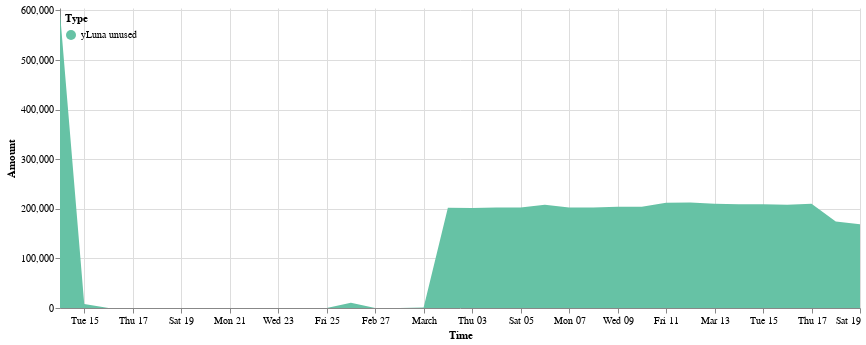

The code cell stored with this chart in its notebook:
### Code cell
cp.get_yluna_time_area_chart(ydp.asset_unused, 
               alt.Scale(scheme='set2'),
               min_date = ydp.asset_unused.Time.min(),
               max_date = ydp.asset_unused.Time.max(),
               top_padding = 10000
        ).properties(width=800).configure_view(strokeOpacity=0)

### Figure 1 — Vega-Lite specification as saved in the notebook (floating-point values rounded to 4 significant figures)
{"config": {"view": {"continuousWidth": 400, "continuousHeight": 300, "strokeOpacity": 0}}, "data": {"name": "data-2e54a455a07ecc4afee8a8560cd8b455"}, "mark": "area", "encoding": {"color": {"field": "Type", "legend": {"direction": "vertical", "legendY": 0, "orient": "none", "padding": 5}, "scale": {"scheme": "set2"}, "type": "nominal"}, "tooltip": [{"field": "Time", "format": "%Y-%m-%d", "type": "temporal"}, {"field": "Type", "type": "nominal"}, {"field": "Amount (millions)", "type": "nominal"}], "x": {"field": "Time", "scale": {"domain": ["2022-02-14", "2022-03-19"]}, "type": "temporal"}, "y": {"field": "Amount", "scale": {"domain": [0, 604900.0]}, "type": "quantitative"}}, "width": 800, "$schema": "https://vega.github.io/schema/vega-lite/v4.17.0.json", "datasets": {"data-2e54a455a07ecc4afee8a8560cd8b455": [{"Time": "2022-02-14", "Amount signed": 890600.0, "Amount": 594900.0, "Type": "yLuna unused", "Amount (millions)": "0.59M"}, {"Time": "2022-02-15", "Amount signed": 213600.0, "Amount": 7842.0, "Type": "yLuna unused", "Amount (millions)": "0.01M"}, {"Time": "2022-02-16", "Amount signed": 36280.0, "Amount": 0.0, "Type": "yLuna unused", "Amount (millions)": "0.0M"}, {"Time": "2022-02-17", "Amount signed": 390600.0, "Amount": 0.0, "Type": "yLuna unused", "Amount (millions)": "0.0M"}, {"Time": "2022-02-18", "Amount signed": 19640.0, "Amount": 0.0, "Type": "yLuna unused", "Amount (millions)": "0.0M"}, {"Time": "2022-02-19", "Amount signed": 9064.0, "Amount": 0.0, "Type": "yLuna unused", "Amount (millions)": "0.0M"}, {"Time": "2022-02-20", "Amount signed": 5244.0, "Amount": 0.0, "Type": "yLuna unused", "Amount (millions)": "0.0M"}, {"Time": "2022-02-21", "Amount signed": -5322.0, "Amount": 0.0, "Type": "yLuna unused", "Amount (millions)": "0.0M"}, {"Time": "2022-02-22", "Amount signed": 2106.0, "Amount": 0.0, "Type": "yLuna unused", "Amount (millions)": "0.0M"}, {"Time": "2022-02-23", "Amount signed": 4917.0, "Amount": 0.0, "Type": "yLuna unused", "Amount (millions)": "0.0M"}, {"Time": "2022-02-24", "Amount signed": 59.87, "Amount": 0.0, "Type": "yLuna unused", "Amount (millions)": "0.0M"}, {"Time": "2022-02-25", "Amount signed": 4428.0, "Amount": 0.0, "Type": "yLuna unused", "Amount (millions)": "0.0M"}, {"Time": "2022-02-26", "Amount signed": 32790.0, "Amount": 10610.0, "Type": "yLuna unused", "Amount (millions)": "0.01M"}, {"Time": "2022-02-27", "Amount signed": 862.6, "Amount": 0.0, "Type": "yLuna unused", "Amount (millions)": "0.0M"}, {"Time": "2022-02-28", "Amount signed": -740.1, "Amount": 0.0, "Type": "yLuna unused", "Amount (millions)": "0.0M"}, {"Time": "2022-03-01", "Amount signed": -406.1, "Amount": 1110.0, "Type": "yLuna unused", "Amount (millions)": "0.0M"}, {"Time": "2022-03-02", "Amount signed": 201300.0, "Amount": 202000.0, "Type": "yLuna unused", "Amount (millions)": "0.2M"}, {"Time": "2022-03-03", "Amount signed": 1108.0, "Amount": 201700.0, "Type": "yLuna unused", "Amount (millions)": "0.2M"}, {"Time": "2022-03-04", "Amount signed": 2958.0, "Amount": 202800.0, "Type": "yLuna unused", "Amount (millions)": "0.2M"}, {"Time": "2022-03-05", "Amount signed": 8203.0, "Amount": 202800.0, "Type": "yLuna unused", "Amount (millions)": "0.2M"}, {"Time": "2022-03-06", "Amount signed": 35120.0, "Amount": 208400.0, "Type": "yLuna unused", "Amount (millions)": "0.21M"}, {"Time": "2022-03-07", "Amount signed": 267300.0, "Amount": 202600.0, "Type": "yLuna unused", "Amount (millions)": "0.2M"}, {"Time": "2022-03-08", "Amount signed": 97090.0, "Amount": 202400.0, "Type": "yLuna unused", "Amount (millions)": "0.2M"}, {"Time": "2022-03-09", "Amount signed": 257800.0, "Amount": 204000.0, "Type": "yLuna unused", "Amount (millions)": "0.2M"}, {"Time": "2022-03-10", "Amount signed": 65280.0, "Amount": 204300.0, "Type": "yLuna unused", "Amount (millions)": "0.2M"}, {"Time": "2022-03-11", "Amount signed": 418900.0, "Amount": 212300.0, "Type": "yLuna unused", "Amount (millions)": "0.21M"}, {"Time": "2022-03-12", "Amount signed": 28830.0, "Amount": 212600.0, "Type": "yLuna unused", "Amount (millions)": "0.21M"}, {"Time": "2022-03-13", "Amount signed": 21950.0, "Amount": 210200.0, "Type": "yLuna unused", "Amount (millions)": "0.21M"}, {"Time": "2022-03-14", "Amount signed": 7963.0, "Amount": 209100.0, "Type": "yLuna unused", "Amount (millions)": "0.21M"}, {"Time": "2022-03-15", "Amount signed": 52620.0, "Amount": 209400.0, "Type": "yLuna unused", "Amount (millions)": "0.21M"}, {"Time": "2022-03-16", "Amount signed": 29290.0, "Amount": 208300.0, "Type": "yLuna unused", "Amount (millions)": "0.21M"}, {"Time": "2022-03-17", "Amount signed": 47490.0, "Amount": 210300.0, "Type": "yLuna unused", "Amount (millions)": "0.21M"}, {"Time": "2022-03-18", "Amount signed": 51070.0, "Amount": 174600.0, "Type": "yLuna unused", "Amount (millions)": "0.17M"}, {"Time": "2022-03-19", "Amount signed": 165.8, "Amount": 168900.0, "Type": "yLuna unused", "Amount (millions)": "0.17M"}]}}
